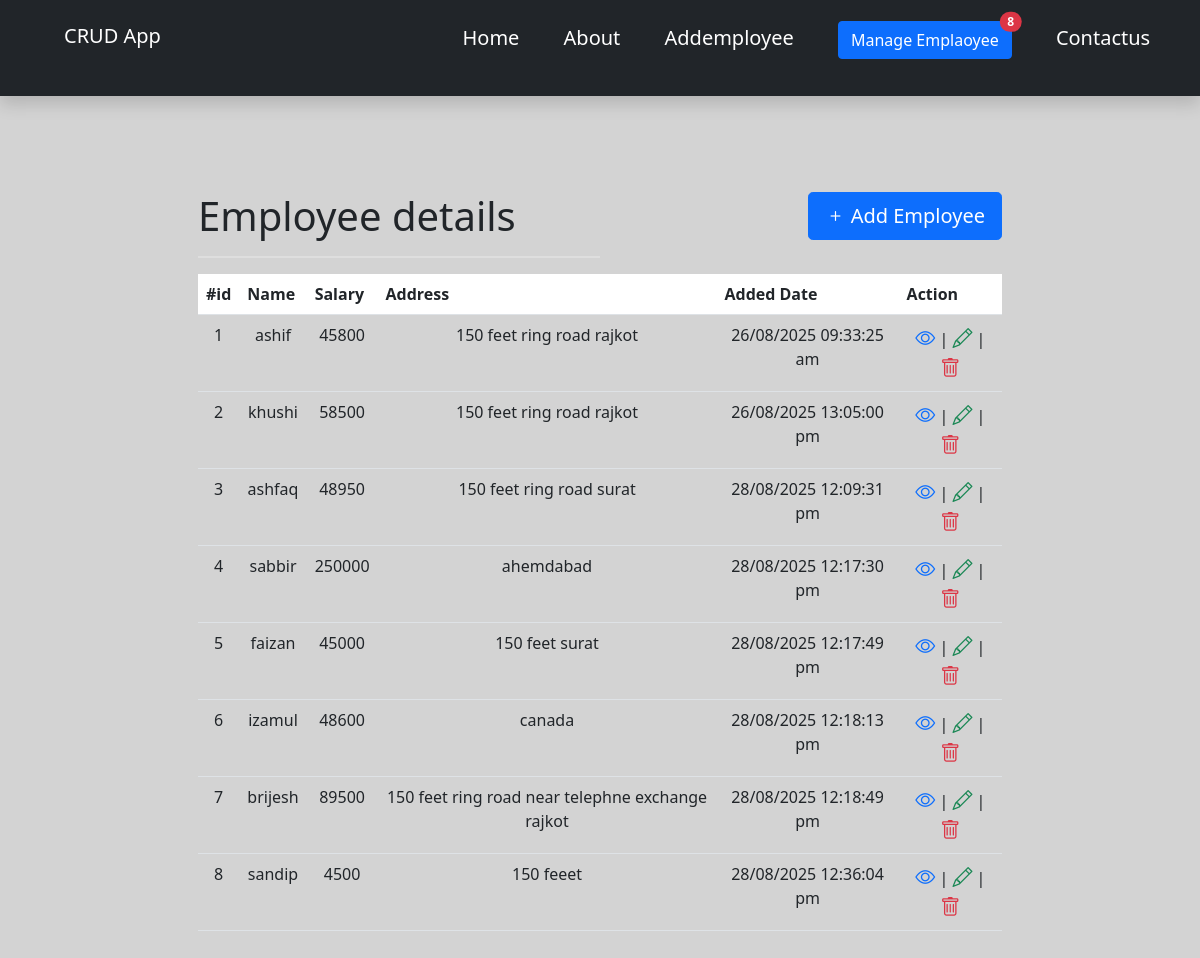
Before: / with the older database file.
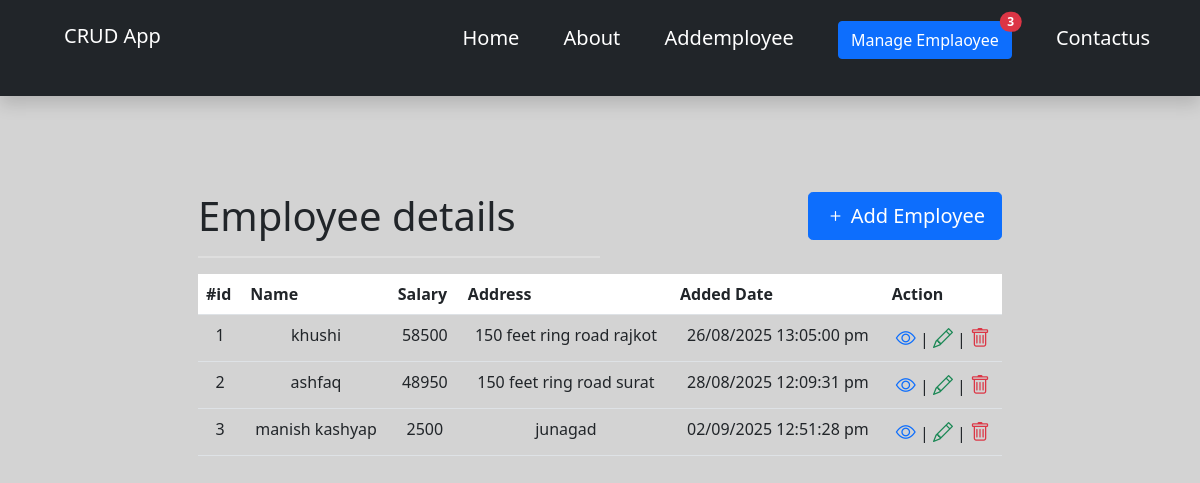
After: the same page with the newer database file.
### tables this page shows
CREATE TABLE `tbl_employee` (
  `empid` int(11) NOT NULL,
  `employeename` varchar(255) NOT NULL,
  `employeesalary` varchar(255) NOT NULL,
  `employeeaddress` text NOT NULL,
  `added_date_time` varchar(255) NOT NULL
);

### index.php (called while the page is built, shortened)
<?php
require_once("config.php");
require_once("navigation.php");
require_once("content.php");
?>

### content.php (the view)
<div class="p-5 mt-5 w-75 mx-auto">
<h1>Employee details <button type="button" class="btn btn-primary btn-lg float-end" data-bs-toggle="modal" data-bs-target="#addemp"><span class="bi bi-plus"></span> Add Employee </button></h1>
<hr class="w-50 border border-white" />
<table align="center" class="table table-responsive table-hover">
<tr class="bg-white">
<th>#id</th>
<th>Name</th>
<th>Salary</th>
<th>Address</th>
<th>Added Date</th>
<th>Action</th>
</tr>
<?php
$select="select * from tbl_employee";
$query=mysqli_query($con,$select);
$i=0;
while($fetch=mysqli_fetch_array($query))
{
 $i++;
 if($i==true)
    {
?>
<tr align="center">
<td><?php echo $i;?></td>
<td><?php echo $fetch["employeename"];?></td>
<td><?php echo $fetch["employeesalary"];?></td>
<td><?php echo $fetch["employeeaddress"];?></td>
<td><?php echo $fetch["added_date_time"];?></td>
<td>
<a href="reademployee.php?readid=<?php echo base64_encode($fetch["empid"]);?>" class="text-primary fs-5"><span class="bi bi-eye"></span></a>
|
<a href="editemployee.php?editid=<?php echo base64_encode($fetch["empid"]);?>" class="fs-5 text-success"><span class="bi bi-pencil"></span></a>
|
<a href="deletedata.php?deldata=<?php echo base64_encode($fetch["empid"]); ?>" class="text-danger fs-5" onclick="return confirm('Are you sure to Delete Data ?')"><span class="bi bi-trash"></span></a>
</tr>
<?php
}
}
?>
</table>
</div>

### navigation.php (shortened to what this page needs)
<!DOCTYPE html>
<html>
<head>
<link href="https://cdn.jsdelivr.net/npm/bootstrap@5.1.3/dist/css/bootstrap.min.css" rel="stylesheet">
<link rel="stylesheet" href="https://cdn.jsdelivr.net/npm/bootstrap-icons@1.13.1/font/bootstrap-icons.min.css">
<link rel='stylesheet' type='text/css' media='screen' href='css/style.css'>
</head>
<body>
<nav class="nav bg-dark p-3 shadow">
<a href="" class="navbar-brand text-white ms-5">CRUD App</a>
<ul>
<li><a href="index.php">Home</a></li>
<li><a href="about.php">about</a></li>
<li><a href="#" data-bs-toggle="modal" data-bs-target="#addemp">addemployee</a></li>
<li><a href="index.php"><button type="button" class="btn btn-primary position-relative">
  Manage Emplaoyee
  <span class="position-absolute top-0 start-100 translate-middle badge rounded-pill bg-danger">
<?php
$select="select count(empid) as total from tbl_employee";
$query=mysqli_query($con,$select);
$fetch=mysqli_fetch_array($query);
echo $fetch["total"];
?>
  </span>
</button></a></li>
<li><a href="contact.php">contactus</a></li>
</ul>
</nav>
</body>
</html>

### css/style.css (style rules this page uses)
body { margin: 0; padding: 0; overflow-x: hidden; background-color: lightgray; }
.nav { margin-left: 0%; }
.nav ul { margin-left: 20%; }
.nav ul li { display: inline-block; padding: 5px 20px; }
.nav ul li a { text-decoration: none; list-style-type: none; color: white; text-transform: capitalize; font-size: 20px; }

Changed rows visible on the page:
removed tbl_employee: employeename "ashif", employeesalary "45800", employeeaddress "150 feet ring road rajkot", added_date_time "26/08/2025 09:33:25 am"
removed tbl_employee: employeename "sabbir", employeesalary "250000", employeeaddress "ahemdabad", added_date_time "28/08/2025 12:17:30 pm"
removed tbl_employee: employeename "faizan", employeesalary "45000", employeeaddress "150 feet surat", added_date_time "28/08/2025 12:17:49 pm"
removed tbl_employee: employeename "izamul", employeesalary "48600", employeeaddress "canada", added_date_time "28/08/2025 12:18:13 pm"
removed tbl_employee: employeename "brijesh", employeesalary "89500", employeeaddress "150 feet ring road near telephne exchange rajkot", added_date_time "28/08/2025 12:18:49 pm"
removed tbl_employee: employeename "sandip", employeesalary "4500", employeeaddress "150 feeet", added_date_time "28/08/2025 12:36:04 pm"
added tbl_employee: employeename "manish kashyap", employeesalary "2500", employeeaddress "junagad", added_date_time "02/09/2025 12:51:28 pm"
Other visible differences:
$fetch["total"]: "8" → "3"
